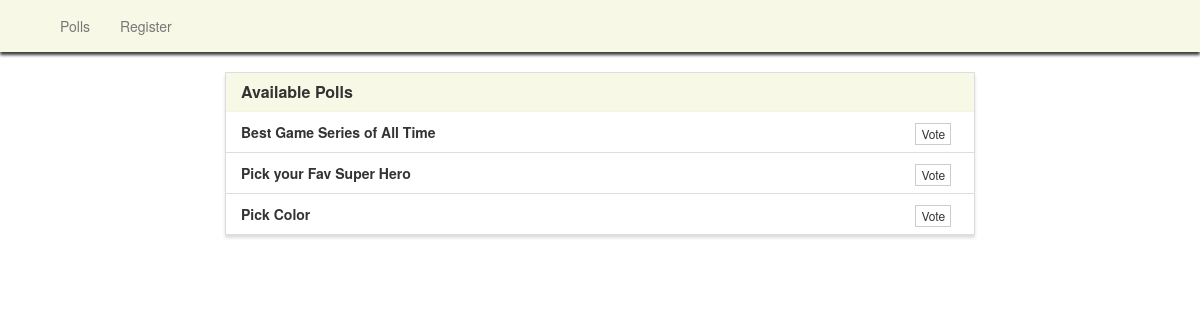
Page /poll/ on the earlier database version.
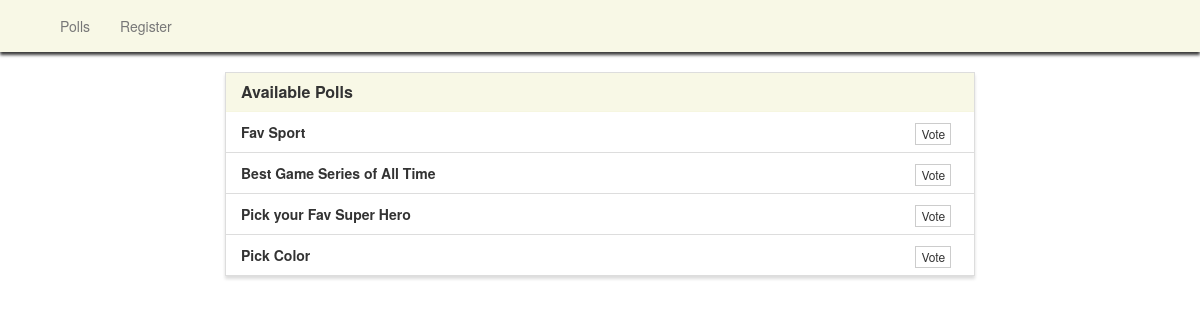
Same page on the later database version.
### poll/models.py (models this page shows, shortened)
class Question(models.Model):
    question_text = models.CharField(max_length=200)
    pub_date = models.DateTimeField('date published')

### poll/views.py (the view)
# urls.py: path('',views.IndexView.as_view(), name='index'),
class IndexView(generic.ListView):
    template_name = 'poll/index.html'
    context_object_name = 'latest_question_list'
    def get_queryset(self):
        return Question.objects.order_by('-pub_date')[:5]

### poll/templates/poll/index.html
{% extends "poll/base.html" %}
{% block main %}
<div class="row">
    <div class="col-lg-8 col-lg-offset-2">
        <div class="panel panel-default">
            <div class="panel-heading">
                <h3 class="panel-title">Available Polls</h3>
            </div>
            {% if latest_question_list %}
            <ul class="list-group">
                {% for question in latest_question_list %}
                <li class="list-group-item">
                    <strong>{{ question.question_text }}</strong>
                    <span class="pull-right">
                        <a href="{% url 'poll:detail' question.id %}" class="btn btn-default btn-xs">Vote</a> &nbsp;
                    </span>
                </li>
                {% endfor %}
            </ul>
            {% endif %}
        </div>
    </div>
</div>
{% endblock %}

Differences in the rows shown:
added Question: question_text "Fav Sport"
